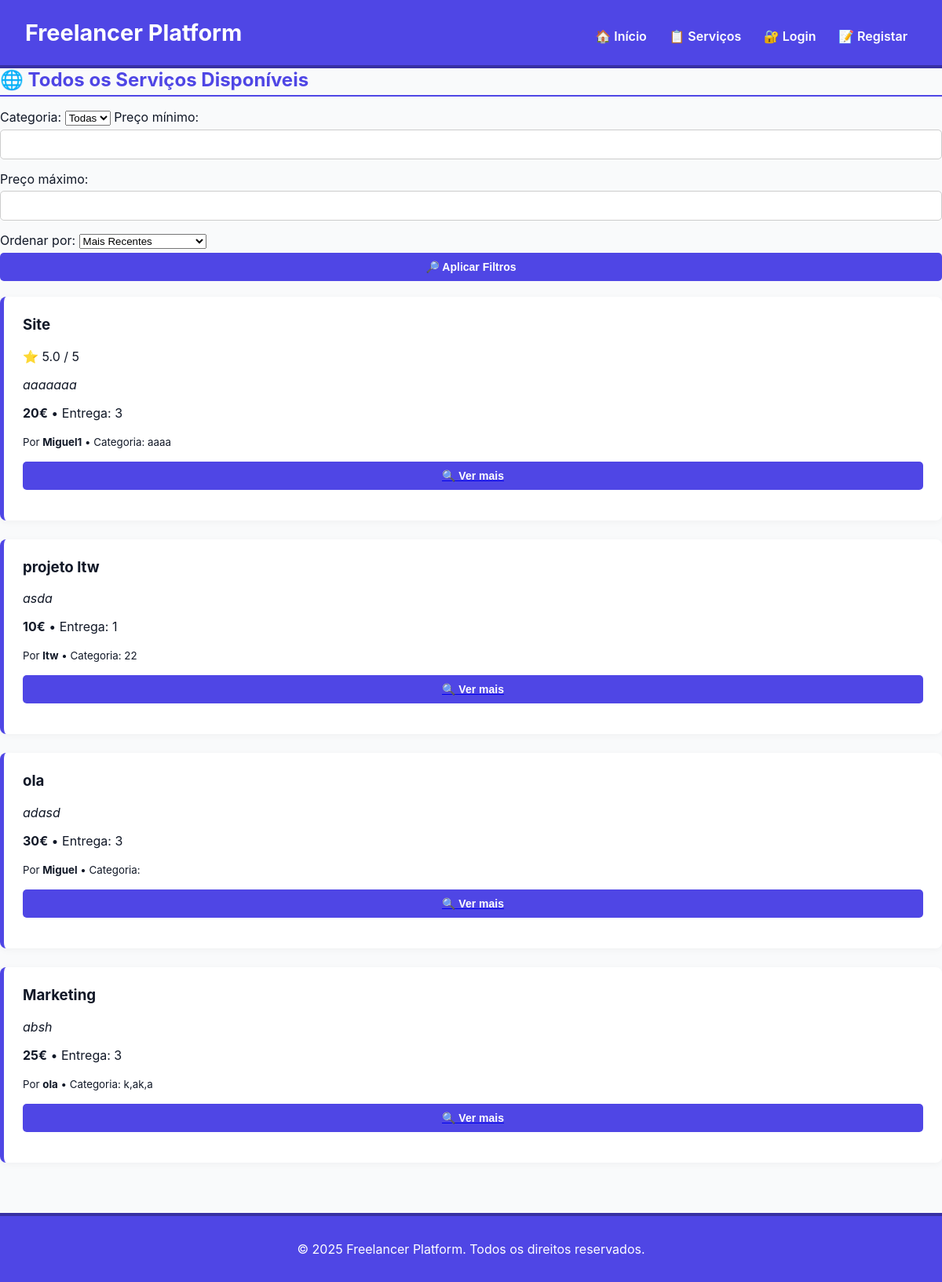
Screenshot of /pages/services.php with the database file from the repository.
### tables this page shows
CREATE TABLE services (
    id INTEGER PRIMARY KEY AUTOINCREMENT,
    freelancer_id INTEGER NOT NULL,
    title TEXT NOT NULL,
    description TEXT,
    price REAL NOT NULL,
    delivery_time TEXT NOT NULL,
    category TEXT, 
    media_path TEXT,
    is_promoted INTEGER DEFAULT 0,
    FOREIGN KEY(freelancer_id) REFERENCES users(id)
);

### pages/services.php (the view, shortened to what this page needs)
<?php
require_once '../includes/header.php';
require_once '../includes/db.php';
$minPrice = $_GET['min_price'] ?? '';
$maxPrice = $_GET['max_price'] ?? '';
$sort = $_GET['sort'] ?? 'latest';
$query = "
    SELECT s.*, u.username,
        (SELECT AVG(r.rating)
         FROM reviews r
         JOIN transactions t ON r.transaction_id = t.id
         WHERE t.service_id = s.id) as avg_rating
    FROM services s
    JOIN users u ON s.freelancer_id = u.id
    WHERE 1=1
";
$params = [];
switch ($sort) {
    default:
        $query .= " ORDER BY s.id DESC";
}
$stmt = $db->prepare($query);
$stmt->execute($params);
$services = $stmt->fetchAll(PDO::FETCH_ASSOC);
?>
<h2>🌐 Todos os Serviços Disponíveis</h2>
<form method="get" style="margin-bottom: 20px;">
    <label>Categoria:
        <select name="category">
            <option value="">Todas</option>
        </select>
    </label>
    <label>Preço mínimo:
        <input type="number" step="0.01" name="min_price" value="<?= htmlspecialchars($minPrice) ?>">
    </label>
    <label>Preço máximo:
        <input type="number" step="0.01" name="max_price" value="<?= htmlspecialchars($maxPrice) ?>">
    </label>
    <label>Ordenar por:
        <select name="sort">
            <option value="latest" <?= $sort === 'latest' ? 'selected' : '' ?>>Mais Recentes</option>
        </select>
    </label>
    <button type="submit" class="primary-btn">🔎 Aplicar Filtros</button>
</form>
<?php if (count($services) === 0): ?>
    <p>Não há serviços disponíveis de momento.</p>
<?php else: ?>
    <?php foreach ($services as $s): ?>
        <div class="service-item">
            <h3><?= htmlspecialchars($s['title']) ?></h3>
            <?php if ($s['avg_rating'] !== null): ?>
                <p>⭐ <?= number_format($s['avg_rating'], 1) ?> / 5</p>
            <?php endif; ?>
            <p><em><?= htmlspecialchars($s['description']) ?></em></p>
            <p><strong><?= htmlspecialchars($s['price']) ?>€</strong> • Entrega: <?= htmlspecialchars($s['delivery_time']) ?></p>
            <p><small>Por <strong><?= htmlspecialchars($s['username']) ?></strong> • Categoria: <?= htmlspecialchars($s['category'] ?? '—') ?></small></p>
            <a href="service_detail.php?id=<?= $s['id'] ?>">
                <button class="primary-btn">🔍 Ver mais</button>
            </a>
        </div>
    <?php endforeach; ?>
<?php endif; ?>
<?php include '../includes/footer.php'; ?>

### css/style.css (style rules this page uses)
:root { --primary: #4f46e5; --primary-dark: #3730a3; --accent: #10b981; --bg-light: #f9fafb; --bg-dark: #1f2937; --text-dark: #111827; --text-light: #f3f4f6; --card-bg: #ffffff; --card-dark: #374151; }
body { font-family: 'Inter', sans-serif; background-color: var(--bg-light); color: var(--text-dark); margin: 0; padding: 0; transition: background-color 0.3s, color 0.3s; }
h1, h2, h3 { margin-top: 0; }
h2 { color: var(--primary); border-bottom: 2px solid var(--primary); padding-bottom: 0.3rem; margin-bottom: 1rem; }
form { margin-top: 1rem; }
input, textarea, button { display: block; width: 100%; padding: 10px; margin-top: 5px; margin-bottom: 15px; border-radius: 5px; border: 1px solid #ccc; box-sizing: border-box; font-size: 14px; transition: all 0.2s ease-in-out; }
button, .primary-btn, .danger-btn { font-weight: bold; padding: 10px 15px; border: none; border-radius: 5px; cursor: pointer; transition: 0.2s ease; }
.primary-btn { background-color: var(--primary); color: white; }
.service-item { background-color: var(--card-bg); padding: 1.5rem; border-left: 5px solid var(--primary); border-radius: 8px; margin-bottom: 1.5rem; box-shadow: 0 2px 10px rgba(0,0,0,0.04); transition: 0.2s ease-in-out; }

### rows the page displays
services: title "Site", avg_rating "5.0", description "aaaaaaa", price "20", delivery_time "3", username "Miguel1", category "aaaa"
services: title "projeto ltw", description "asda", price "10", delivery_time "1", username "ltw", category "22"
services: title "ola", description "adasd", price "30", delivery_time "3", username "Miguel"
services: title "Marketing", description "absh", price "25", delivery_time "3", username "ola", category "k,ak,a"
